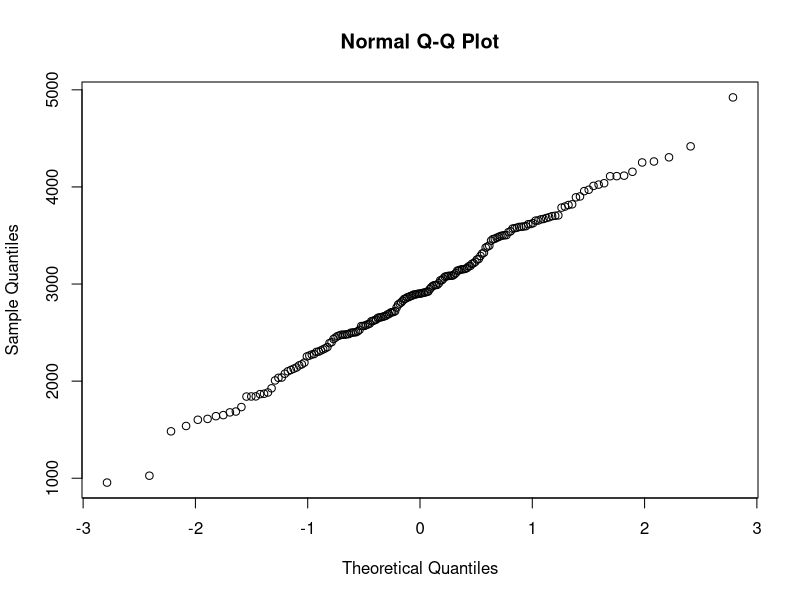
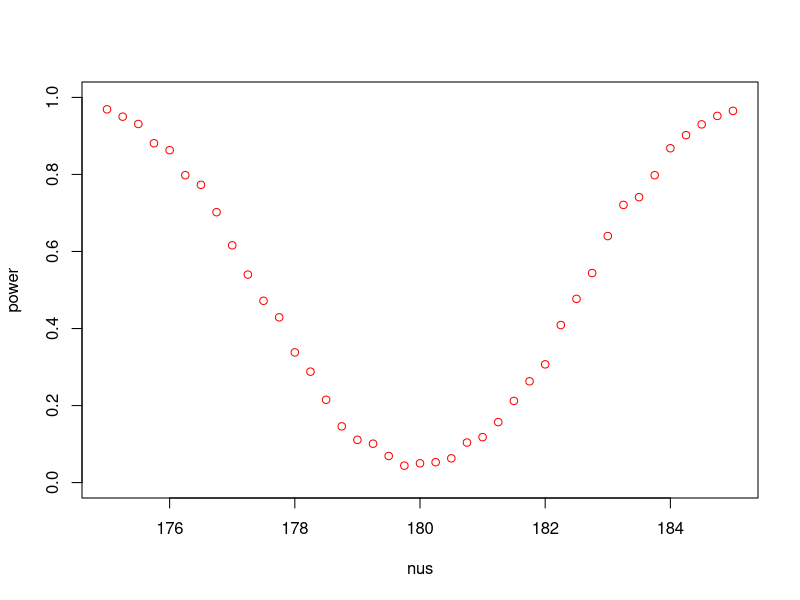
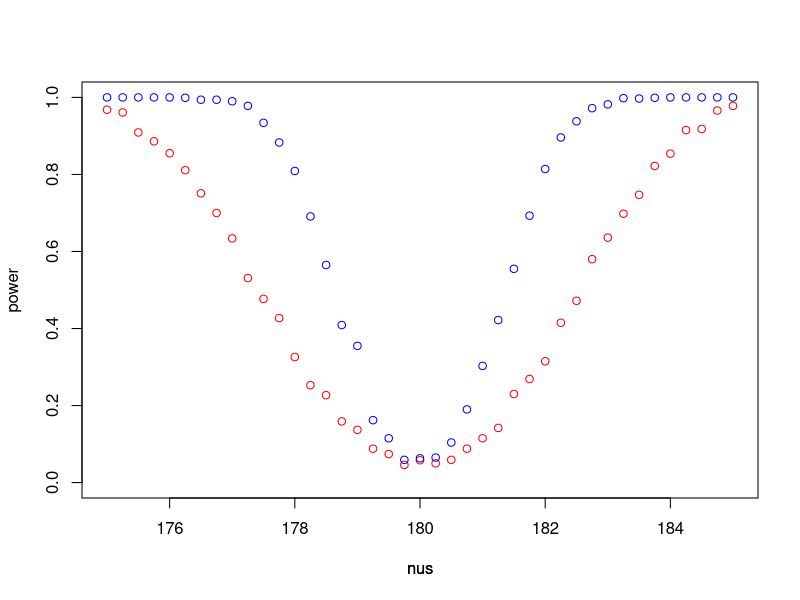
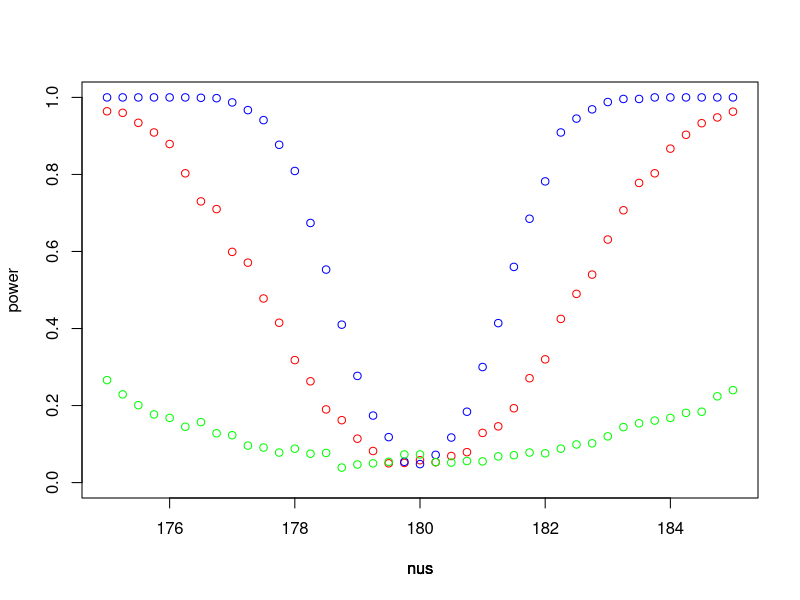

Reproduce these figures in R, in order.
## ---- chunk 1
birth_weight <- scan("birthweight.txt", skip=1)
qqnorm(birth_weight)
## ---- chunk 2
res <- t.test(birth_weight, conf.level=0.9)
## ---- chunk 3
res <- t.test(birth_weight, alternative=c("greater"), mu=2800, conf.level=0.9)
## ---- chunk 4
plot_nu_power <- function(m, n, mu, nus, sd, B, col, add) {
    p_values <- numeric(B); power <- numeric(length(nus))
    for (i in 1:length(nus)) {
        for (b in 1:B) {
            x <- rnorm(m, mu, sd)
            y <- rnorm(n, nus[i], sd)
            p_values[b] <- t.test(x, y, var.equal=TRUE)$p.value
        }
        power[i] <- mean(p_values < 0.05)
    }
    if (add) {
        par(new=TRUE)
        plot(nus, power, type="p", col=col, axes=FALSE, ylab='', ylim=c(0, 1))
    } else {
        plot(nus, power, type="p", col=col, ylim=c(0, 1))
    }
}

plot_nu_power(30, 30, 180, seq(175, 185, by=0.25), 5, 1000, "red", FALSE)
## ---- chunk 5
plot_nu_power(30, 30, 180, seq(175, 185, by=0.25), 5, 1000, "red", FALSE)
plot_nu_power(100, 100, 180, seq(175, 185, by=0.25), 5, 1000, "blue", TRUE)
## ---- chunk 6
plot_nu_power(30, 30, 180, seq(175, 185, by=0.25), 5, 1000, "red", FALSE)
plot_nu_power(100, 100, 180, seq(175, 185, by=0.25), 5, 1000, "blue", TRUE)
plot_nu_power(30, 30, 180, seq(175, 185, by=0.25), 15, 1000, "green", TRUE)
